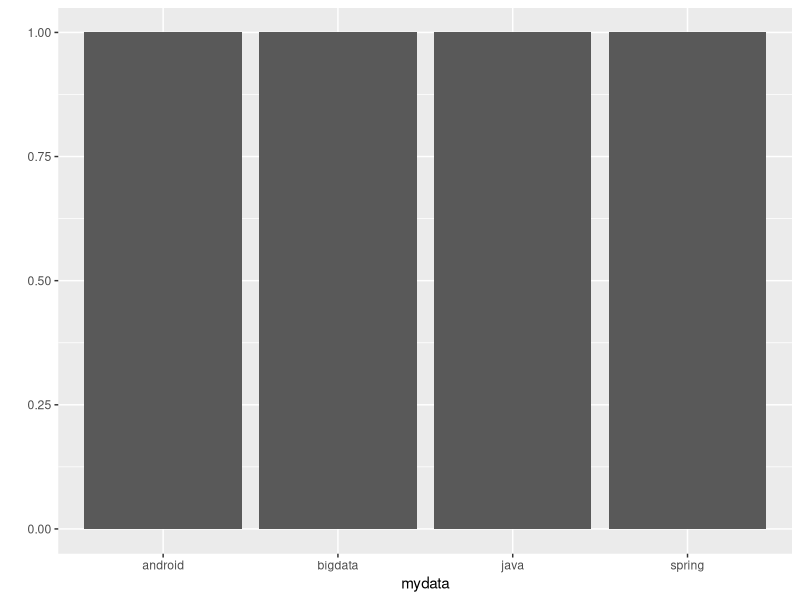
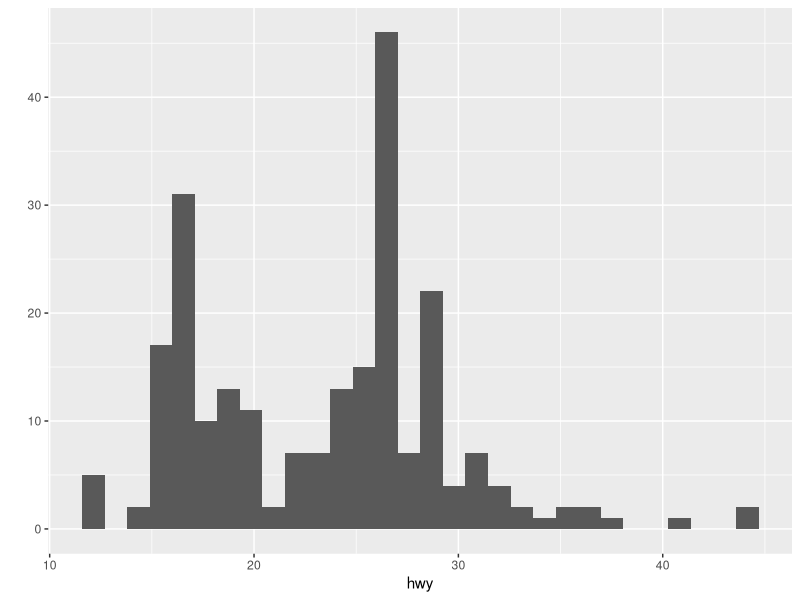
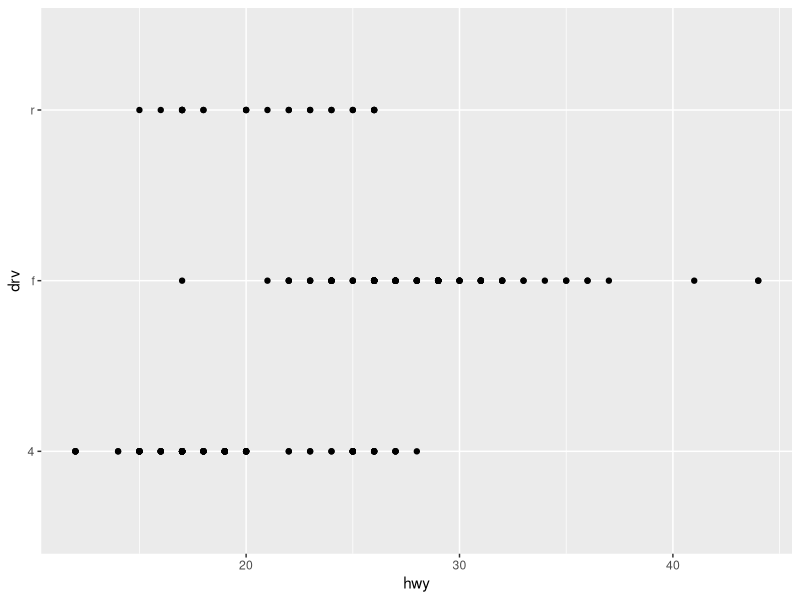
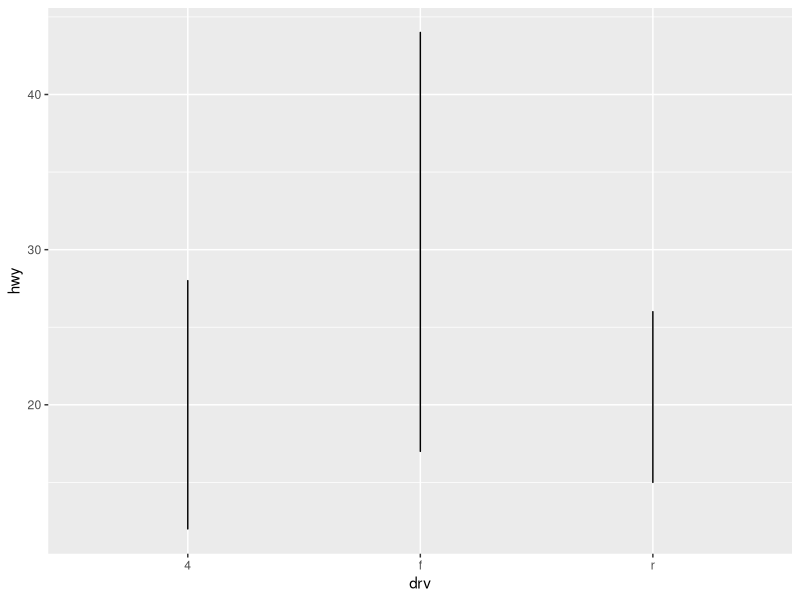
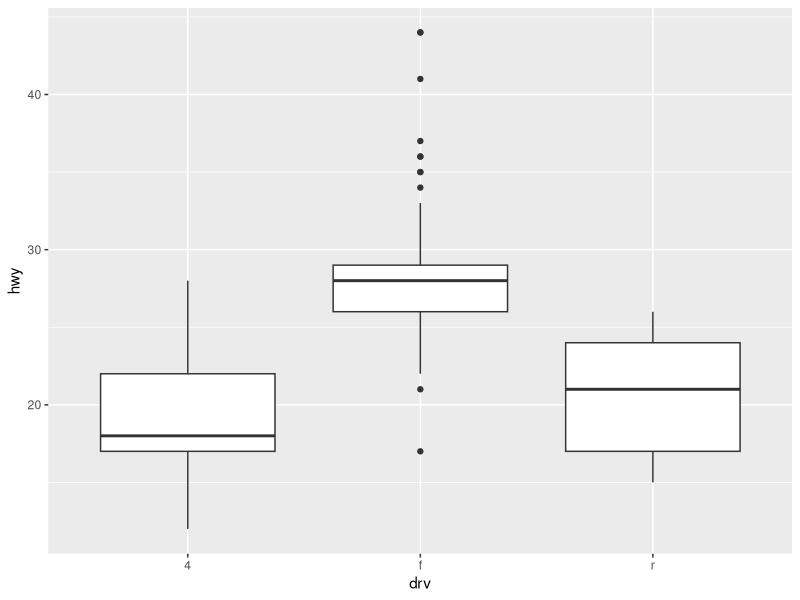
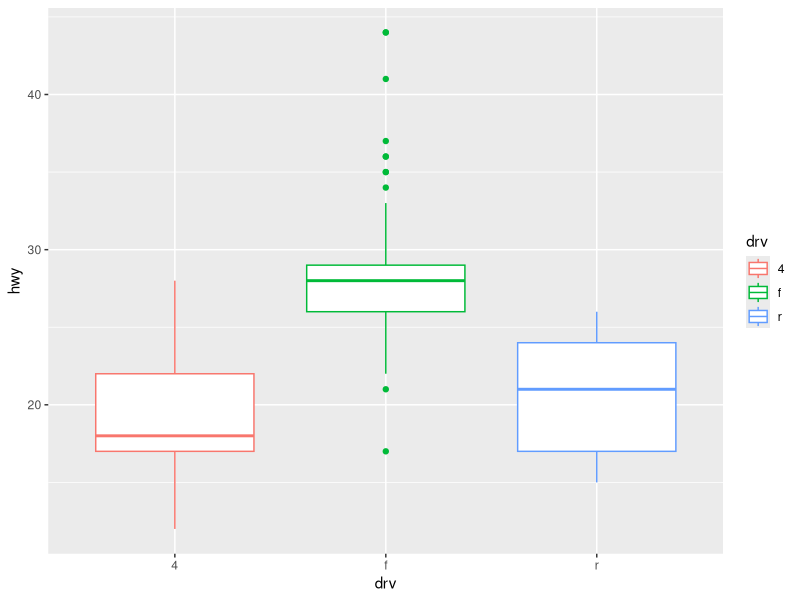

Reproduce these figures in R, in order.
install.packages("ggplot2")
library("ggplot2")
mydata <- c("java","spring","bigdata","android")
qplot(mydata)
qplot(data = mpg,x = hwy)
qplot(data = mpg,x = hwy,y = drv)
qplot(data = mpg,x = drv,y = hwy,geom = "line")
qplot(data = mpg,x = drv,y = hwy,geom = "boxplot")
qplot(data = mpg,x = drv,y = hwy,geom = "boxplot",colour=drv)
